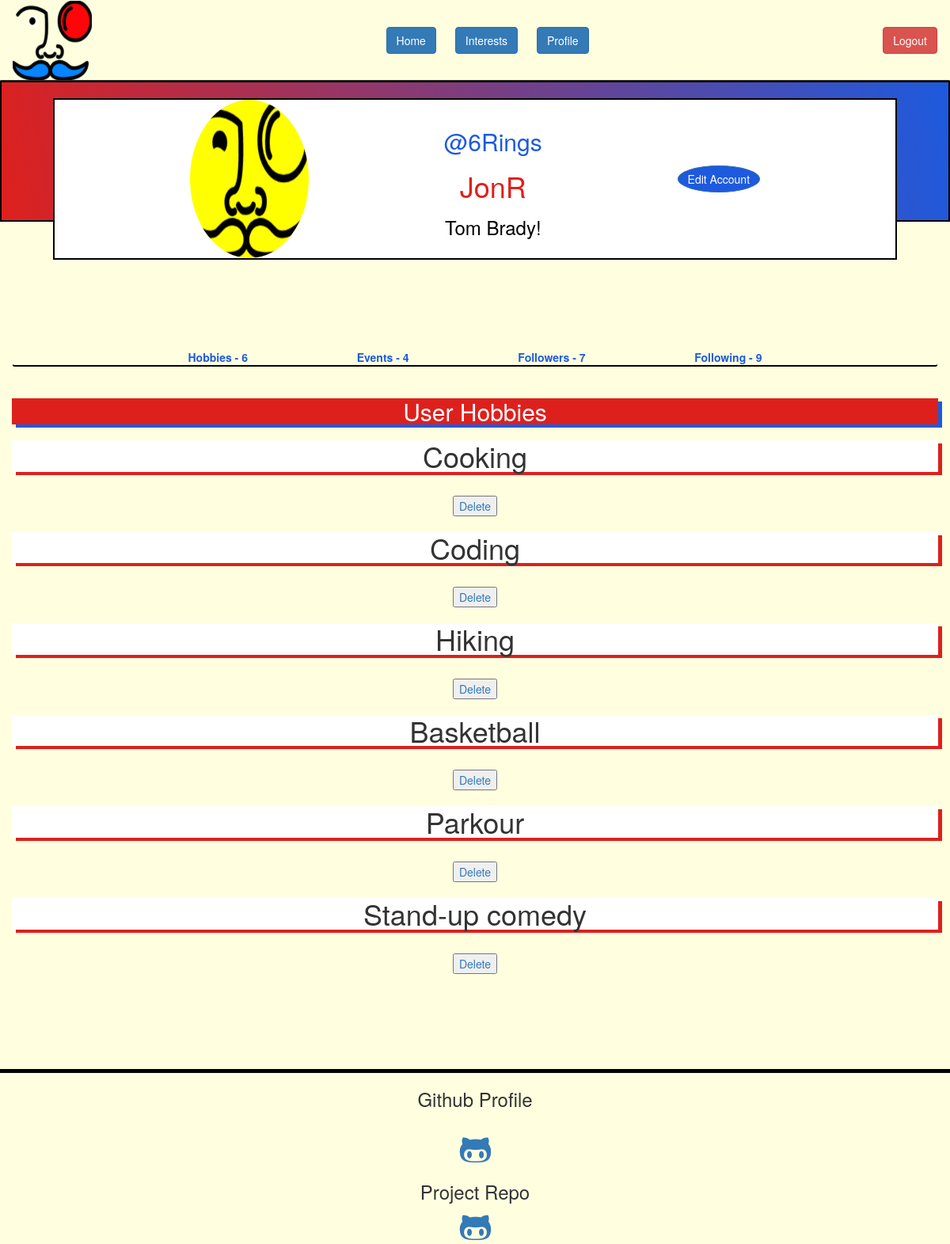
The app's page /profile (signed in), older data.
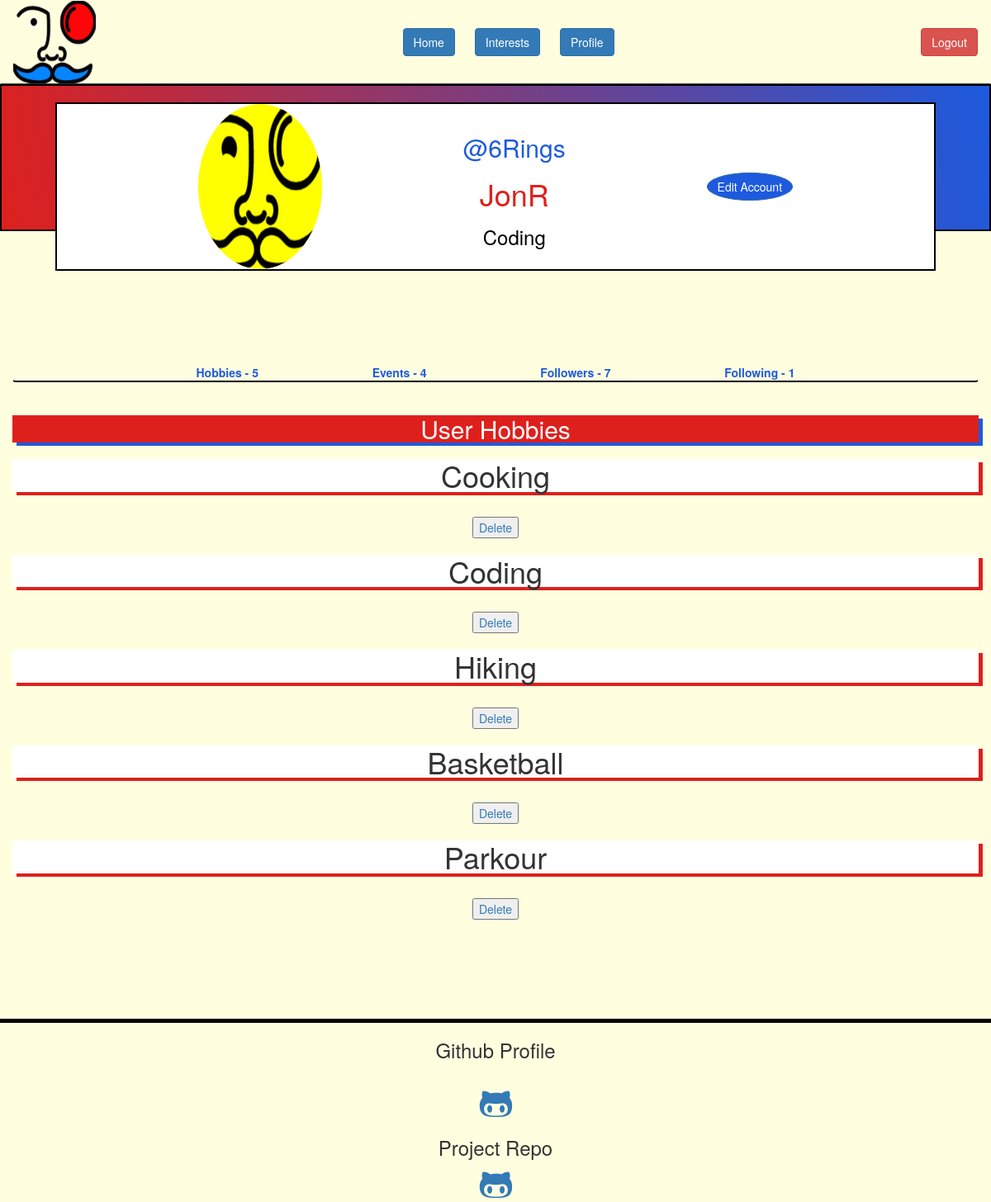
The same page, newer data.
### models.py (models this page shows, shortened)
class User(UserMixin, Model):
    username = CharField(unique=True)
    fullname = CharField()
    email = CharField(unique =True)
    password = CharField(max_length = 100)
    bio = TextField(300)
    dob = DateTimeField()
    isAdmin = BooleanField(default=False)
    class Meta:
        database = DATABASE

class User_Hobby(Model):
    user=ForeignKeyField(model=User, backref="user")
    hobby=ForeignKeyField(model=Hobby, backref="hobby")
    hours_spent= BigIntegerField()
    class Meta:
        database=DATABASE

class Hobby(Model):
    name = CharField(50, unique= True)
    physical_activity = BooleanField()
    outdoors = BooleanField()
    high_startup_cost = BooleanField()
    group_activity = BooleanField()
    class Meta:
        database=DATABASE

### app.py (the view)
@app.route('/profile',methods=['GET','POST'])
@app.route('/profile/<userid>',methods=['GET','POST'])
@login_required
def user_profile(userid = None):
    if userid != None:
        user = models.User.select().where(models.User.id == userid)
        not_current_user_id = user.get()
        user_hobbies = models.User_Hobby.select().where(models.User_Hobby.user_id == userid)
        user_hobbies_count = user_hobbies.count()
        user_events = models.User_Event.select().where(models.User_Event.user == userid)
        user_events_count = user_events.count()
        current_follower_id = models.Follower.select(models.Follower.id).where(models.Follower.follower_id == g.user._get_current_object().id, models.Follower.user_id == not_current_user_id ).exists()
        isFollowing = False
        if current_follower_id != False:
            isFollowing = True
        user_followers = models.Follower.select().where(models.Follower.user == userid)
        user_followings = models.Follower.select().where(models.Follower.follower == userid)
        user_followers_count = models.Follower.select().where(models.Follower.user == userid).count()
        user_followings_count = models.Follower.select().where(models.Follower.follower == userid).count()
        return render_template('profile.html', user=user,user_hobbies=user_hobbies,user_hobbies_count=user_hobbies_count,user_events=user_events,user_events_count=user_events_count,user_followers=user_followers,user_followings=user_followings,not_current_user_id=not_current_user_id,user_followers_count=user_followers_count,user_followings_count=user_followings_count, isFollowing=isFollowing)
    else:
        user = g.user._get_current_object()
        user_id = g.user._get_current_object().id
        form = forms.Edit_UserForm()
        hours_spent_form = forms.Hours_SpentForm()
        hobbies = models.Hobby.select()
        user_hobbies = models.User_Hobby.select().where(models.User_Hobby.user == user_id)
        user_hobbies_count = user_hobbies.count()
        user_events = models.User_Event.select().where(models.User_Event.user == user_id)
        user_events_count = user_events.count()
        user_followers = models.Follower.select().where(models.Follower.user == user_id)
        user_followings = models.Follower.select().where(models.Follower.follower == user_id)
        user_followers_count = models.Follower.select().where(models.Follower.user == user_id).count()
        user_followings_count = models.Follower.select().where(models.Follower.follower == user_id).count()
        return render_template ('profile.html',form=form,user=user,hobbies=hobbies,user_hobbies=user_hobbies,hours_spent_form=hours_spent_form,user_hobbies_count=user_hobbies_count,user_events=user_events,user_events_count=user_events_count,user_followers=user_followers, user_followings=user_followings,user_followers_count=user_followers_count,user_followings_count=user_followings_count)

### app.py (called while the page is built)
@login_manager.user_loader
def load_user(userid):
    try:
        return models.User.get(models.User.id == userid)
    except models.DoesNotExist:
        return None

@app.before_request
def before_request():
    g.db = models.DATABASE
    g.db.connect()
    g.user = current_user

@app.after_request
def after_request(response):
    g.db.close()
    return response

### templates/profile.html (shortened to what this page needs)
{% extends "bootstrap/base.html" %}
{% import "bootstrap/wtf.html" as wtf %}
{% from 'macros.html' import render_field, render_all_hobbies, render_user_hobbies,render_non_current_user_hobbies,render_user_followers,render_user_followings,render_user_events_hosting %}
{% block content %}
{% block scripts %}
<link rel="stylesheet" href="../static/style.css">
{% endblock %}
        {% include 'nav.html' %}
        <div class="container-fluid one user_profile"
        style=
        "display: flex;
        width: 100%;
        padding: 0px;
        flex-direction: column;
        align-items: center;
        margin-top:0px"
        >
        <div class="container user-card" style="
        position: relative;
        display:flex;
        width: 100%;
        border: 2px solid black;
        justify-content: center;
        background-image: linear-gradient(81deg,#de201d,transparent);
        background-color: #1d5ade;
        ">
        <div class="row" style="
        display:flex;
        justify-content: space-between;
        margin: 20px 50px -50px;
        border: 2px solid black;
        background-color: white;
        width: 100%">
                <div class="col user_image">
                    <img src="../static/Hobbs3.0.png" width="150px" height="200px" style="border-radius:50%; background:yellow"/>
                </div>
                <div class="col user_info" style="
                text-align:center;
                align-self: center;
                color:black">
                {% if current_user.id == user.id %}
                    <h2 style="color:#1d5ade">@{{user.username}}</h2>
                    <h1 style="color:#de201d">{{user.fullname}}</h1>
                    <h3>{{user.bio}}</h3>
                {% else %}
                    {% for user in user %}
                        <h6>@{{user.username}}</h6>
                        <h3>{{user.fullname}}</h3>
                        <h5>{{user.bio}}</h5>
                    {% endfor %}
                {% endif %}
                </div>
                {% if current_user.id == user.id %}
                <div class="col" style="align-self:center">
                    <a href="{{ url_for('settings') }}">
                    <button  class="btn btn-primary" style="
                        border-radius:50%;
                        background-color: #1d5ade">
                        Edit Account</button>
                    </a>
                </div>
                {% endif %}
        </div>
    </div>
    <br>
    <br>
    {% include 'user_nav.html' %}
    <div class="container">
    <div class="d-flex flex-column">
    <div class=" row user_hobbies_list">
        <h2 class="user_hobbies_label_plate">User Hobbies</h2>
        {% if current_user.id == user.id %}
            {% for user_hobby in user_hobbies %}
            {{ render_user_hobbies(user_hobby) }}
            {% endfor %}
        {% else %}
            {% for user_hobby in user_hobbies %}
            {{ render_non_current_user_hobbies(user_hobby) }}
            {% endfor %}
        {% endif %}
    </div>
    </div>
 </div>
</div>
{% include 'footer.html' %}
{% endblock %}

### templates/macros.html (shortened to what this page needs)
{% macro render_user_hobbies(user_hobby) %}
<div class="col">
   <h1 class="user_hobbies_profile_page">{{user_hobby.hobby.name}}</h1>
</div>
  <br>
  <div class="col user_hobbies_delete_button">
    <a href="{{url_for('delete_user_hobbies', user_hobbyid=user_hobby.id)}}">
      <button>Delete</button></a>
</div>
{% endmacro %}

### templates/nav.html (shortened to what this page needs)
{% extends "bootstrap/base.html" %}
{% block navbar %}
<nav class="navbar navbar-dark container" style="
background-color: #FFFFE0;
position:sticky;
display: flex;
border-radius: 0;
width: 100%;
border-bottom: 1px solid;
margin:0px">
        <img class="float-left" alt="Responsive image" src="../static/Hobbs5.0.png" width="100" height="100" style="font-size:30px;">
        {% if current_user.is_authenticated %}
        <div class="container text-center" style="
        align-self: center;">
            <a class="nav-item navList" href="{{ url_for('home') }}" style="margin: 10px" ><button class="btn btn-primary">Home</button></a>
            <a class="nav-item navList" href="{{ url_for('main') }}" style="margin: 10px"><button class="btn btn-primary">Interests</button></a>
            <a class="nav-item navList" href="{{ url_for('user_profile') }}" style="margin: 10px"><button class="btn btn-primary">Profile</button></a>
        </div>
        <div style="align-self:center">
            <a href="{{ url_for('logout') }}" class="btn btn-danger">Logout</a>
        </div>
        {% endif %}
</nav>
{% endblock %}

### templates/user_nav.html (shortened to what this page needs)
{% extends "bootstrap/base.html" %}
{% block navbar %}
<div class=" container navbar" style="
display:flex;
flex-direction:row;
justify-content: space-around;
border-bottom: 2px solid black;
font-weight: 700;
padding-top:10%">
    <a id="user_hobbies_button" style="
    color: #1d5ade;
    cursor: pointer;
    ">Hobbies - {{user_hobbies_count}}</a>
    <a id="user_events_button" style="
    color: #1d5ade;
    cursor: pointer;
    ">Events - {{ user_events_count }}</a>
    <a id="user_followers_display_button" style="
    color: #1d5ade;
    cursor: pointer;
    ">Followers - {{ user_followers_count }}</a>
    <a id="user_followings_display_button" style="
    color: #1d5ade;
    cursor: pointer;
    ">Following - {{ user_followings_count }}</a>
</div>
{% endblock %}

### templates/footer.html (shortened to what this page needs)
{% extends "bootstrap/base.html" %}
{% block navbar %}
{% block scripts %}
<link rel="stylesheet" href="https://use.fontawesome.com/releases/v5.8.1/css/all.css">
{% endblock %}
<footer class="footer">
        <div class="footer_container">
            <h3>Github Profile</h3>
            <br>
            <a href="https://github.com/Jonrosario5"><i class="fab fa-github-alt fa-3x" style="margin:1%; height:20px;"></i></a>
            <h3>Project Repo </h3>
            <a href="https://github.com/Jonrosario5/Hobbs"><i class="fab fa-github-alt fa-3x" style="margin:1%; height:20px;"></i></a>
        </div>
    </footer>
{% endblock %}

### static/style.css (style rules this page uses)
body { height: 100%; background-color:#FFFFE0; }
.user_hobbies_profile_page { background: white; text-align: center; box-shadow: 5px 4px #de201d; }
.user_hobbies_delete_button { text-align: center; }
.user_hobbies_label_plate { background: #de201d; color:white; text-align: center; box-shadow: 5px 4px #1d5ade; }
.footer_container { border-top: 5px solid black; margin-top: 10%; background: #FFFFE0; width: unset; display: flex; flex-direction:column; align-items: center; }

Row changes from the older to the newer data that the page shows:
removed User_Hobby: hobby.name "Stand-up comedy"
changed User "JonR": bio "Tom Brady!" → "Coding"
Text that changed along with them:
{{ user_hobbies_count }}: "6" → "5"
{{ user_followings_count }}: "9" → "1"
